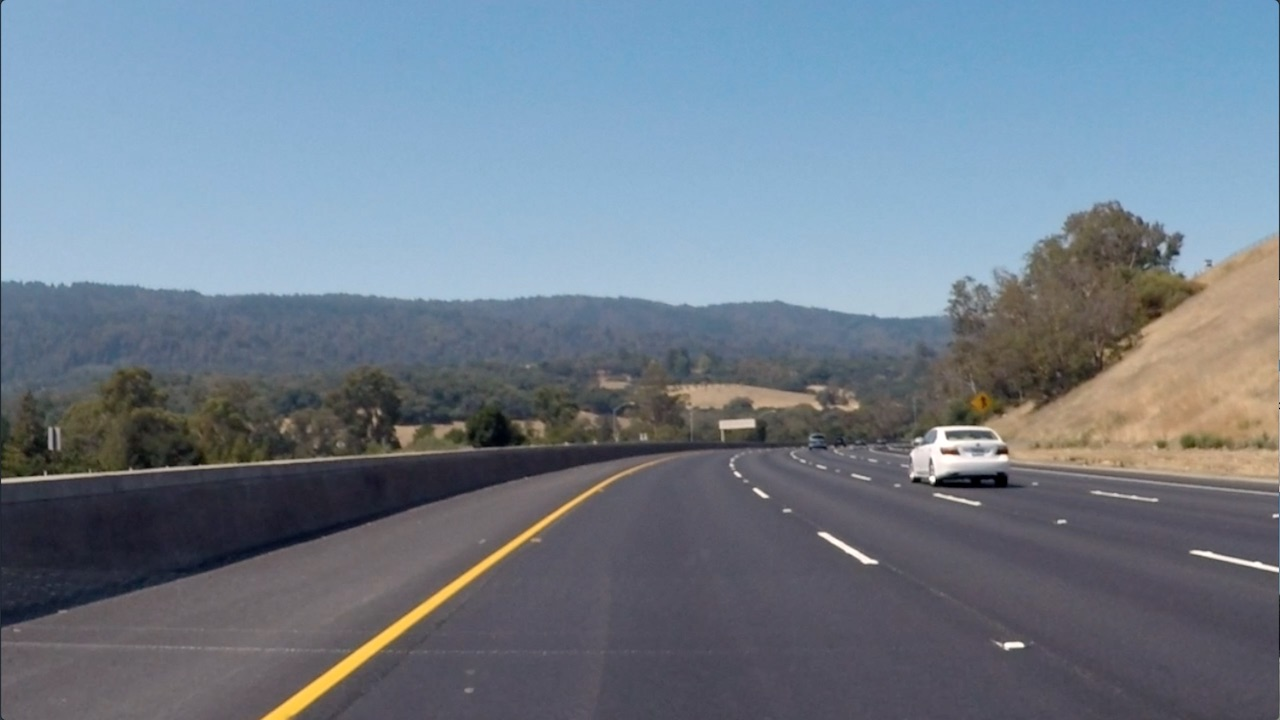
#> input picture term1-computerVision-DeepLearning/10-lesson-computerVision-openCV/12-input-imgCenterCamera-bendRight.jpg, 1280 x 720 px
$ jupyter execute --allow-errors 04-computerVision-sobelOperator.ipynb   (shell and % lines are left out)   (older library calls are emulated)
#> lines starting #> are read from the running program, lines starting #| are printed output that depends on the picture; after the words box and inside, x2 and y2 are one past the last pixel; in counts of white or black regions, pixels touching at a corner belong together
# Computer Vision and OpenCV
- Course: Self Driving Car Nanodegree
- Lesson: Advanced Lane Finding
- Topic: Sobel Operator

    img = mpimg.imread(fileName)
    gray = cv2.cvtColor(img, cv2.COLOR_RGB2GRAY)

    img = cv2.imread(fileName)
    gray = cv2.cvtColor(img, cv2.COLOR_BGR2GRAY)

    # Sobel in the X axis:
    sobelx = cv2.Sobel(gray, cv2.CV_64F, 1, 0)

    # Sobel in the Y axis:
    sobely = cv2.Sobel(gray, cv2.CV_64F, 0, 1)

    # Absolute value from the x derivative
    abs_sobelx = np.absolute(sobelx)

    # Convert absolute value image to 8-bit
    scaled_sobel = np.uint8(255*abs_sobelx/np.max(abs_sobelx))

    # Apply min max thresholds and convert to 0 if not in the range and 1 if within the range
    thresh_min = 20
    thresh_max = 100
    sxbinary = np.zeros_like(scaled_sobel)
    sxbinary[(scaled_sobel >= thresh_min) & (scaled_sobel <= thresh_max)] = 1
    plt.imshow(sxbinary, cmap='gray')

Sobel operator allows to calculate the image derivative in X or Y axis. It can be used to identify horizontal or vertical lines at an image.

The example below present a pipeline to apply the gradient on X axis to an image.
> X is prefered as example to treat lane marks images, since lanes are more vertical, which are better captured by the derivatives on a window running no the X axis.

[cell 1]
import numpy as np
import cv2
import matplotlib.pyplot as plt
import matplotlib.image as mpimg
import pickle

# Read in an image and grayscale it
image = mpimg.imread('12-input-imgCenterCamera-bendRight.jpg')
#> image is the input picture: shape (720, 1280, 3); mean R, G, B 112.1, 125, 138.7

# Define a function that applies Sobel x or y,
# then takes an absolute value and applies a threshold.
# Note: calling your function with orient='x', thresh_min=5, thresh_max=100
# should produce output like the example image shown above this quiz.
def abs_sobel_thresh(img, orient='x', sobel_kernel=3, thresh=(0, 255)):

    # Apply the following steps to img
    # 1) Convert to grayscale
#> called with orient = 'y', sobel_kernel = 31, thresh = (30, 200)
    gray = cv2.cvtColor(img, cv2.COLOR_RGB2GRAY)
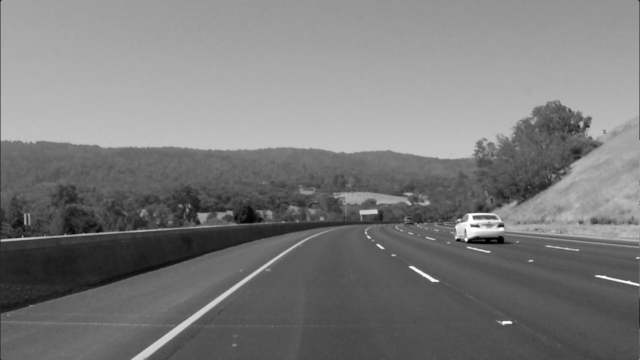
#> gray: shape (720, 1280) (shown at 1/2 size); min 0, max 255, mean 122.7
    # 2) Take the derivative in x or y given orient = 'x' or 'y'
    x = 1 if orient == 'x' else 0
    y = 1 if orient == 'y' else 0
    sobelx = cv2.Sobel(gray, cv2.CV_64F, x, y, ksize = sobel_kernel)
    # 3) Take the absolute value of the derivative or gradient
    abs_soblex = np.absolute(sobelx)
    # 4) Scale to 8-bit (0 - 255) then convert to type = np.uint8
    scaled_sobel = np.uint8(255 * abs_soblex / np.max(abs_soblex))
    # 5) Create a mask of 1's where the scaled gradient magnitude
            # is > thresh_min and < thresh_max
    binary_output = np.zeros_like(scaled_sobel)
    binary_output[(scaled_sobel > thresh[0]) & (scaled_sobel < thresh[1])] = 1
    # 6) Return this mask as your binary_output image
    return binary_output

[cell 2]
# Plot Udacity result
# [12 lines left out: function plotResult, not called in this run]
#plotResult()

[cell 3]
def plotResultTest(image, orient, sobel_kernel, thresh):
    grad_binary = abs_sobel_thresh(image, orient, sobel_kernel, (thresh[0], thresh[1]))
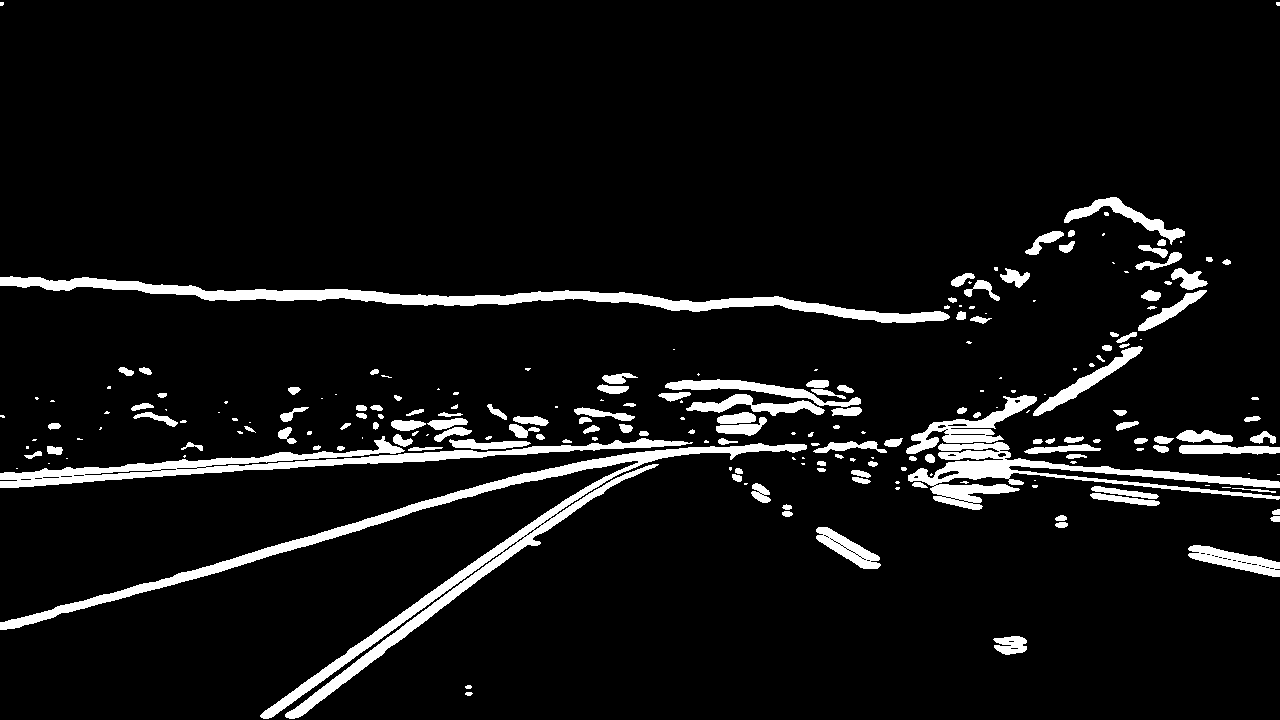
#> grad_binary: shape (720, 1280); values 0 (black) and 1 (white), 7% white; 222 white regions (84 under 20 px), largest, box (x1, y1, x2, y2) and area: (0, 443, 807, 719) 14448, (0, 276, 950, 323) 9027, (0, 436, 693, 488) 7290
    f, ax = plt.subplots(1, 1)
    ax.imshow(grad_binary, cmap='gray')
    ax.set_title('Thresholded {} - {} / Orient {}'.format(thresh[0], thresh[1], orient))
    plt.show()

#> (a cell that did not finish here is left out)

#> (a cell that did not finish here is left out)

#> (a cell that did not finish here is left out)

#> (a cell that did not finish here is left out)

#> (a cell that did not finish here is left out)

#> (a cell that did not finish here is left out)

#> (a cell that did not finish here is left out)

#> (a cell that did not finish here is left out)

#> (a cell that did not finish here is left out)

[cell 13]
plotResultTest(image, 'y', 31, (30, 200))

[cell 14]
plotResultTest(image, 'x', 31, (30, 200))
#> call 2 of plotResultTest, with orient = 'x', sobel_kernel = 31, thresh = (30, 200)
#> call 2 of abs_sobel_thresh, with orient = 'x', sobel_kernel = 31, thresh = (30, 200)
#> in abs_sobel_thresh (call 2), `sobelx = cv2.Sobel(gray, cv2.CV_64F, x, y, ksize = sobel_kernel)`:
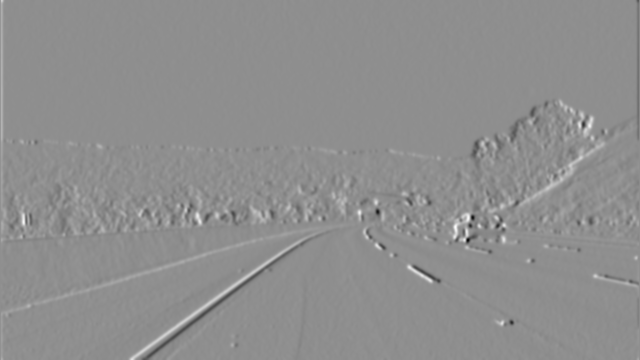
#> sobelx: shape (720, 1280) float64 (shown at 1/2 size); min -1.17e+19, max 9.18e+18, mean 1.3e+16; drawn with min black and max white
#> in plotResultTest (call 2), `grad_binary = abs_sobel_thresh(image, orient, sobel_kernel, (thresh[0]..`:
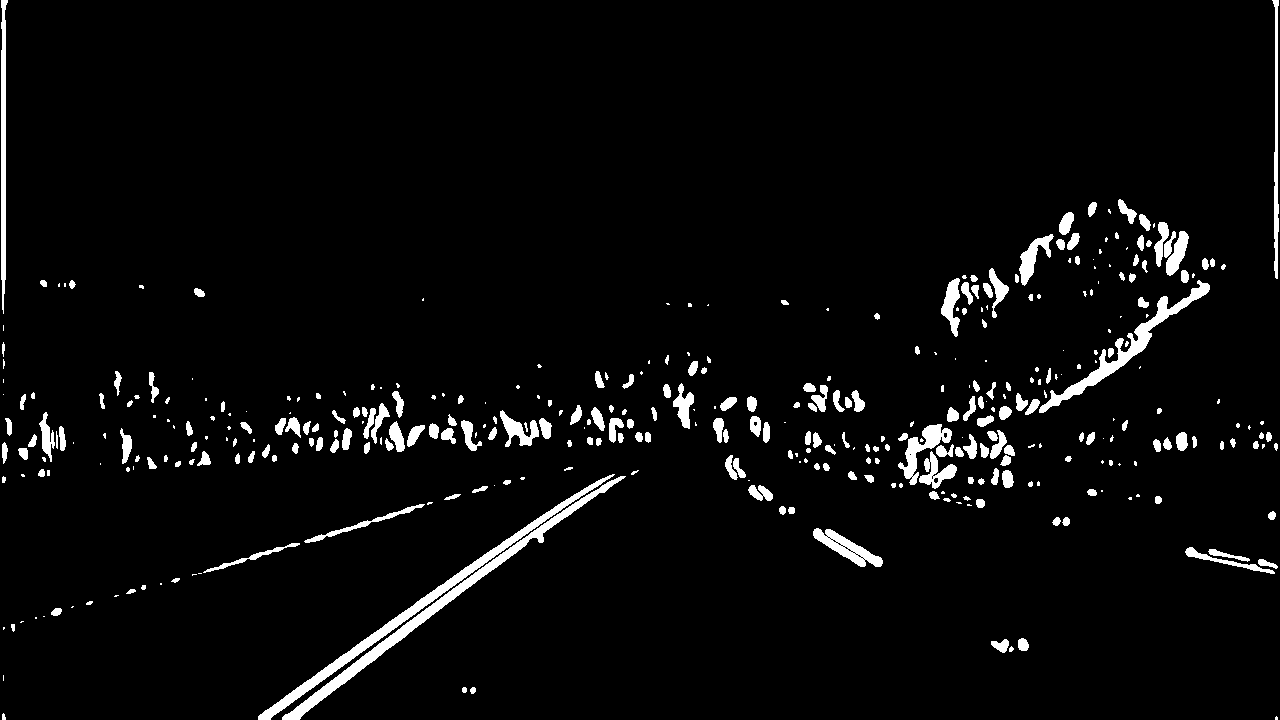
#> grad_binary: shape (720, 1280); values 0 (black) and 1 (white), 4.1% white; 389 white regions (146 under 20 px), largest, box (x1, y1, x2, y2) and area: (282, 476, 626, 720) 3590, (258, 474, 615, 720) 3386, (1039, 280, 1210, 413) 2466

$ run again, with term1-computerVision-DeepLearning/10-lesson-computerVision-openCV/10-input-imgChessboard-close.jpg copied over term1-computerVision-DeepLearning/10-lesson-computerVision-openCV/12-input-imgCenterCamera-bendRight.jpg
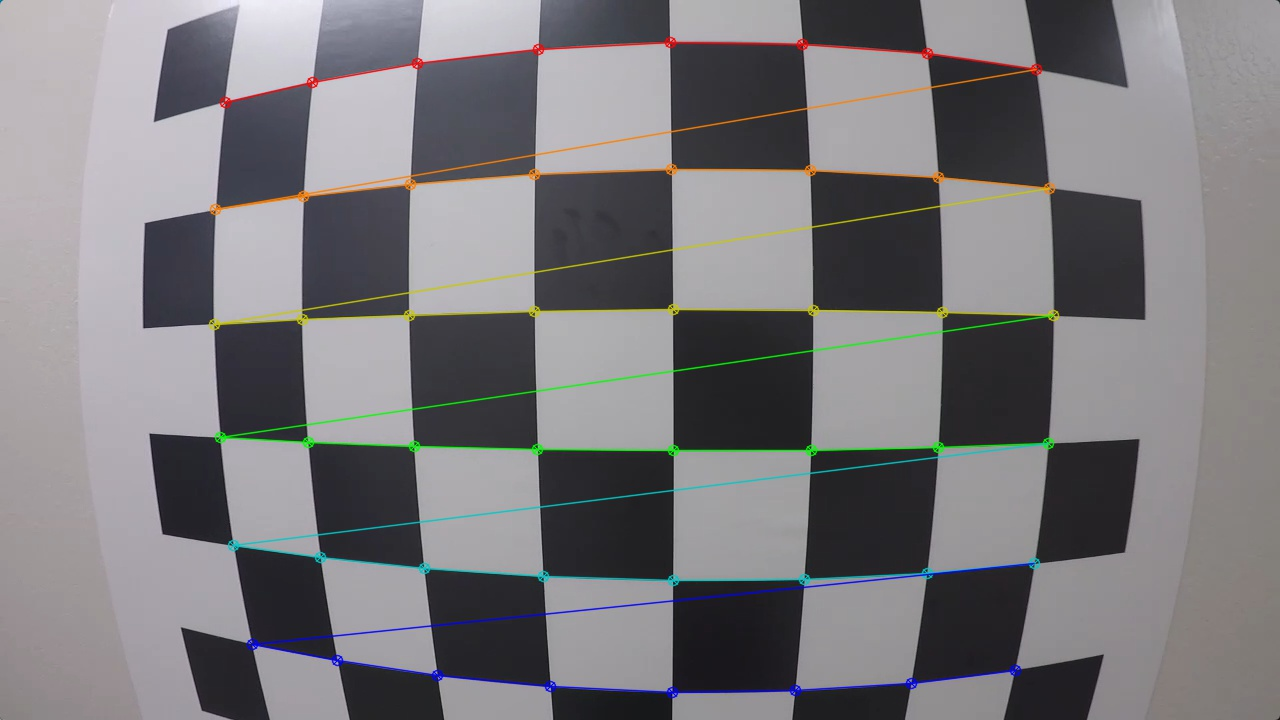
#> input picture term1-computerVision-DeepLearning/10-lesson-computerVision-openCV/10-input-imgChessboard-close.jpg, 1280 x 720 px
#> image is the input picture: shape (720, 1280, 3); mean R, G, B 121.9, 120.4, 123.4
#> in plotResultTest, `grad_binary = abs_sobel_thresh(image, orient, sobel_kernel, (thresh[0]..`:
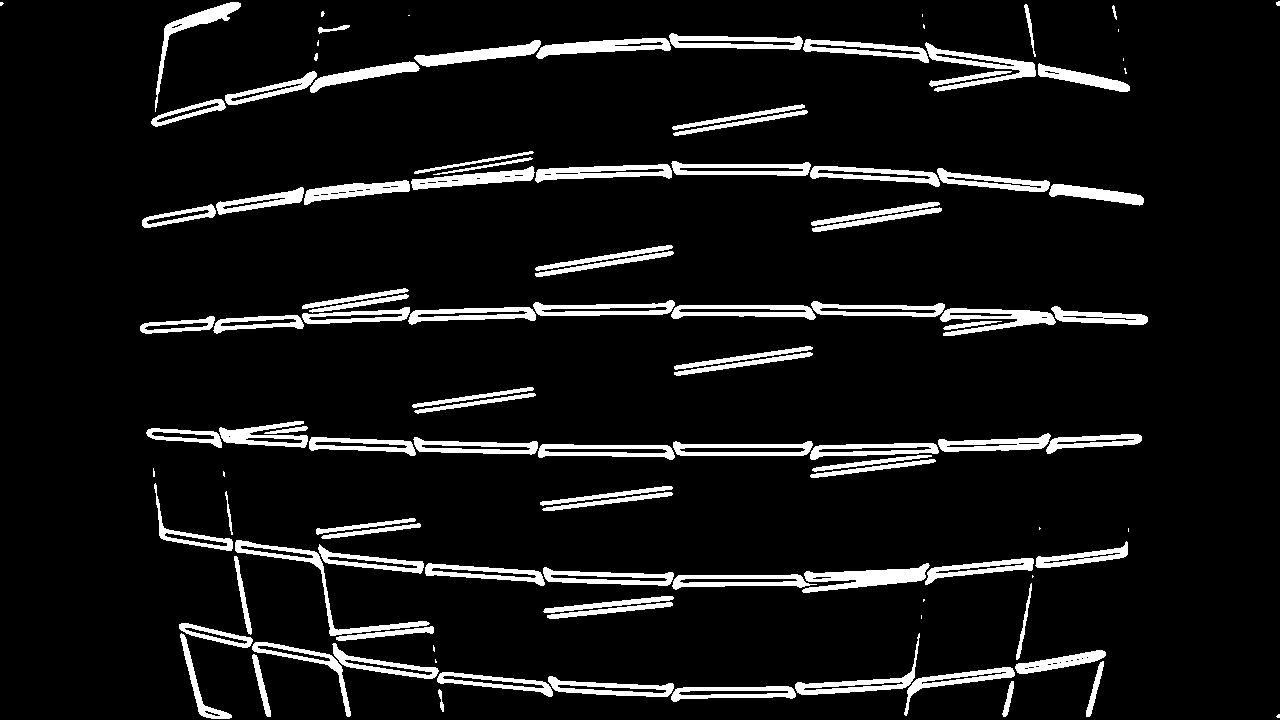
#> grad_binary: shape (720, 1280); values 0 (black) and 1 (white), 8.3% white; 113 white regions (20 under 20 px), largest, box (x1, y1, x2, y2) and area: (802, 563, 930, 593) 1791, (235, 540, 430, 636) 1562, (925, 42, 1036, 92) 1529
#> in plotResultTest (call 2), `grad_binary = abs_sobel_thresh(image, orient, sobel_kernel, (thresh[0]..`:
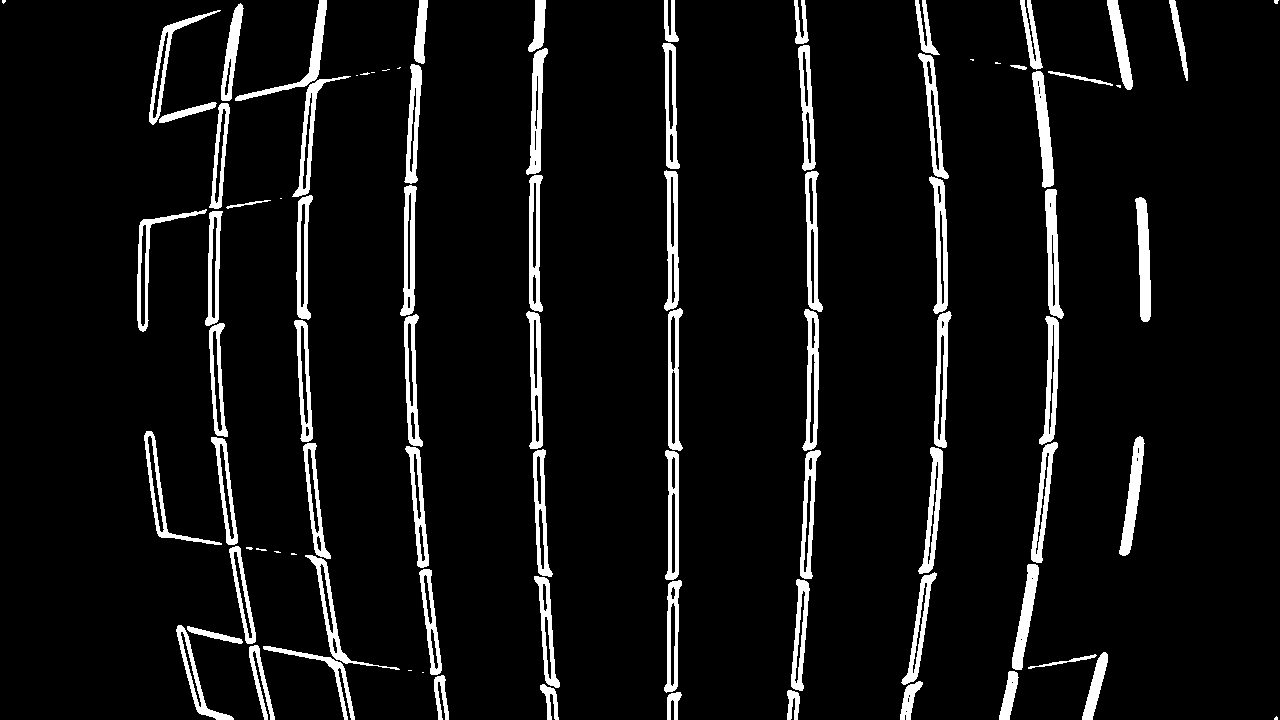
#> grad_binary: shape (720, 1280); values 0 (black) and 1 (white), 6.9% white; 89 white regions (18 under 20 px), largest, box (x1, y1, x2, y2) and area: (1135, 197, 1151, 322) 1328, (929, 176, 948, 314) 1303, (1045, 189, 1064, 319) 1300

$ run again, with term1-computerVision-DeepLearning/10-lesson-computerVision-openCV/11-input-imgChessboard-wall.jpg copied over term1-computerVision-DeepLearning/10-lesson-computerVision-openCV/12-input-imgCenterCamera-bendRight.jpg
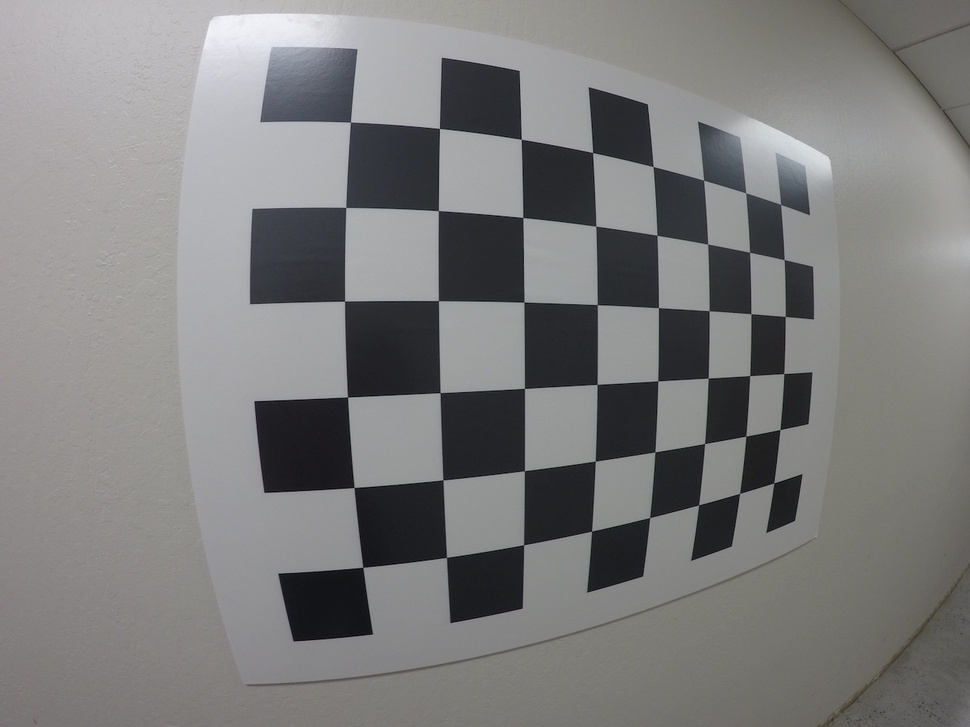
#> input picture term1-computerVision-DeepLearning/10-lesson-computerVision-openCV/11-input-imgChessboard-wall.jpg, 970 x 727 px, shrunk from 1280 x 960 before the run
#> image is the input picture: shape (727, 970, 3); mean R, G, B 125.1, 124.9, 124.7
#> in plotResultTest, `grad_binary = abs_sobel_thresh(image, orient, sobel_kernel, (thresh[0]..`:
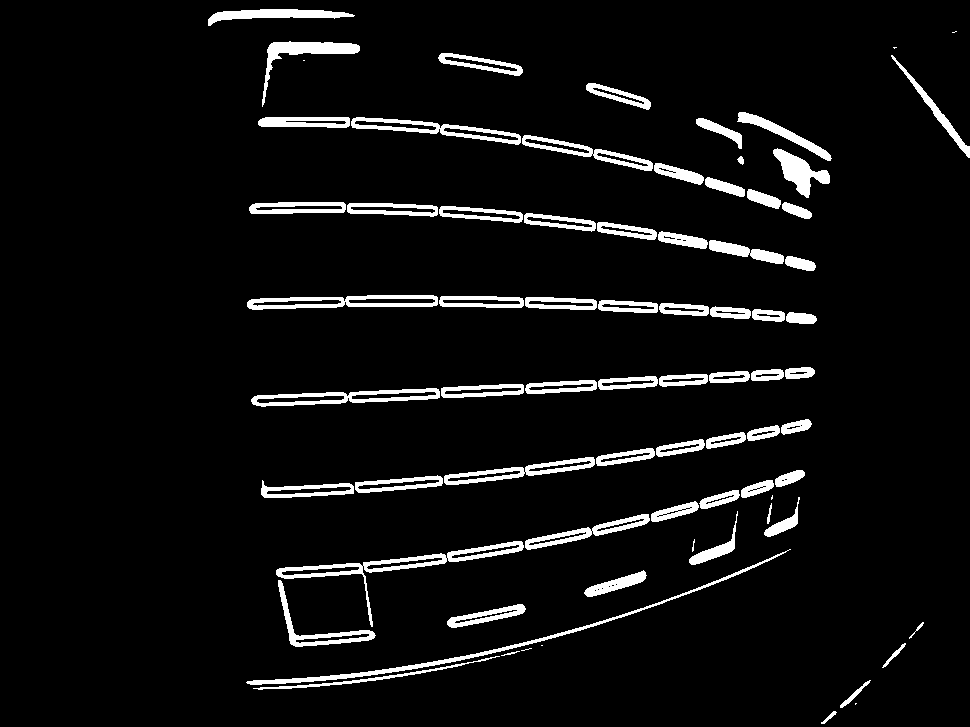
#> grad_binary: shape (727, 970); values 0 (black) and 1 (white), 6% white; 75 white regions (8 under 20 px), largest, box (x1, y1, x2, y2) and area: (276, 541, 524, 627) 2191, (246, 549, 791, 685) 1990, (247, 295, 438, 310) 1531
#> in plotResultTest (call 2), `grad_binary = abs_sobel_thresh(image, orient, sobel_kernel, (thresh[0]..`:
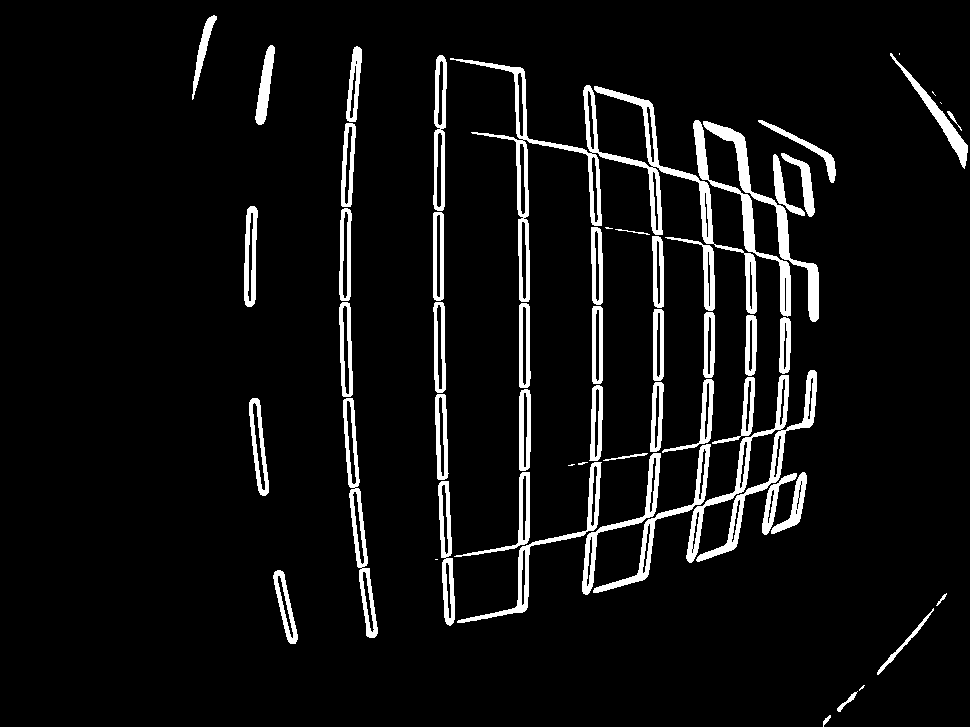
#> grad_binary: shape (727, 970); values 0 (black) and 1 (white), 6.7% white; 58 white regions (8 under 20 px), largest, box (x1, y1, x2, y2) and area: (450, 58, 757, 314) 6918, (686, 370, 817, 563) 3800, (703, 121, 819, 322) 2366
